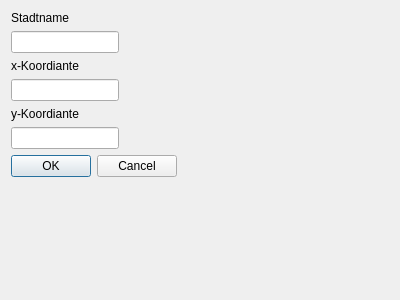
<?xml version="1.0" encoding="UTF-8"?>
<ui version="4.0">
 <class>Dialog</class>
 <widget class="QDialog" name="Dialog">
  <property name="geometry">
   <rect>
    <x>0</x>
    <y>0</y>
    <width>400</width>
    <height>300</height>
   </rect>
  </property>
  <property name="windowTitle">
   <string>Dialog</string>
  </property>
  <layout class="QFormLayout" name="formLayout">
   <item row="0" column="0">
    <widget class="QLabel" name="label_stadtname_eingabe">
     <property name="text">
      <string>Stadtname</string>
     </property>
    </widget>
   </item>
   <item row="2" column="0">
    <widget class="QLabel" name="label_x_eingabe">
     <property name="text">
      <string>x-Koordiante</string>
     </property>
    </widget>
   </item>
   <item row="3" column="0">
    <widget class="QLineEdit" name="lineEdit_x_eingabe"/>
   </item>
   <item row="4" column="0">
    <widget class="QLabel" name="label_y_eingabe">
     <property name="text">
      <string>y-Koordiante</string>
     </property>
    </widget>
   </item>
   <item row="5" column="0">
    <widget class="QLineEdit" name="lineEdit_y_eingabe"/>
   </item>
   <item row="6" column="0">
    <widget class="QDialogButtonBox" name="buttonBox">
     <property name="orientation">
      <enum>Qt::Horizontal</enum>
     </property>
     <property name="standardButtons">
      <set>QDialogButtonBox::Cancel|QDialogButtonBox::Ok</set>
     </property>
    </widget>
   </item>
   <item row="1" column="0">
    <widget class="QLineEdit" name="lineEdit_stadtname_eingabe"/>
   </item>
  </layout>
 </widget>
 <resources/>
 <connections>
  <connection>
   <sender>buttonBox</sender>
   <signal>accepted()</signal>
   <receiver>Dialog</receiver>
   <slot>accept()</slot>
   <hints>
    <hint type="sourcelabel">
     <x>248</x>
     <y>254</y>
    </hint>
    <hint type="destinationlabel">
     <x>157</x>
     <y>274</y>
    </hint>
   </hints>
  </connection>
  <connection>
   <sender>buttonBox</sender>
   <signal>rejected()</signal>
   <receiver>Dialog</receiver>
   <slot>reject()</slot>
   <hints>
    <hint type="sourcelabel">
     <x>316</x>
     <y>260</y>
    </hint>
    <hint type="destinationlabel">
     <x>286</x>
     <y>274</y>
    </hint>
   </hints>
  </connection>
 </connections>
</ui>
